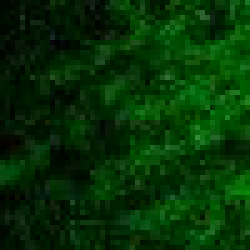
#> input picture images/dataset_new/81.png, 50 x 50 px, found by its file name (shown 5 times larger)
$ jupyter execute gabor.ipynb   (older library calls are emulated)
#> lines starting #> are read from the running program, lines starting #| are printed output that depends on the picture
[cell 1]
import numpy as np
import cv2
import matplotlib.pyplot as plt

[cell 2]
imgDir= "./pictures/81.png"
ksize = 10 # Kernel Size
sigma = 3 # Large sigma on small features will fully miss the features.
#theta = (1/4) * np.pi  #/4 shows horizontal 3/4 shows other horizontal. Try other contributions
thetaRange= np.linspace(0, np.pi, 19)
lamda = (1) * np.pi #1/4 works best for angled.
gamma= 1e-1  #Value of 1 defines spherical. Calue close to 0 has high aspect ratio
#Value of 1, spherical may not be ideal as it picks up features from other regions.
phi = 0  #Phase offset. I leave it to 0.

img = cv2.imread(imgDir)
#> img is the input picture: shape (50, 50, 3); mean B, G, R 4.8, 49.1, 4.8
img = cv2.cvtColor(img, cv2.COLOR_BGR2GRAY)
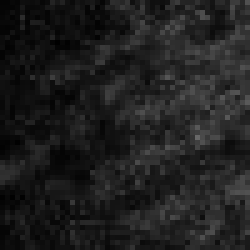
#> img: shape (50, 50) (shown 5 times larger); min 0, max 103, mean 30.8
plt.imshow(img, cmap='gray')

[cell 3]
fig, axs= plt.subplots(2, thetaRange.size)
mean_brightness= np.zeros(thetaRange.shape)

for i, theta in enumerate(thetaRange):
    kernel = cv2.getGaborKernel((ksize, ksize), sigma, theta, lamda, gamma, phi)
    fimg = cv2.filter2D(img, cv2.CV_8UC3, kernel)

    # kernel_resized = cv2.resize(kernel, (400, 400))    # Resize image
    img_resized = cv2.resize(img, (400, 400))           # Resize image
    fimg_resized = cv2.resize(fimg, (400, 400))         # Resize image

    mean_brightness[i]= np.mean(fimg)

    # axs[i, 0].imshow(img_resized, cmap='gray')
    axs[0, i].imshow(kernel, cmap='gray')
    axs[0, i].set_title(f"K|theta= {(180/np.pi)*theta:.0f}", fontsize= 6)
    axs[0, i].axis("off")

    axs[1, i].imshow(fimg_resized, cmap='gray')
    axs[1, i].axis("off")
#> this loop made 19 passes
#> pass 1, `fimg = cv2.filter2D(img, cv2.CV_8UC3, kernel)`:
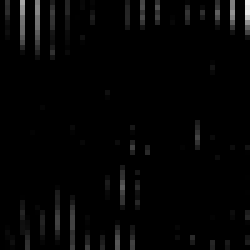
#> fimg: shape (50, 50) (shown 5 times larger); min 0, max 240, mean 4.2
#> pass 1, `fimg_resized = cv2.resize(fimg, (400, 400))`:
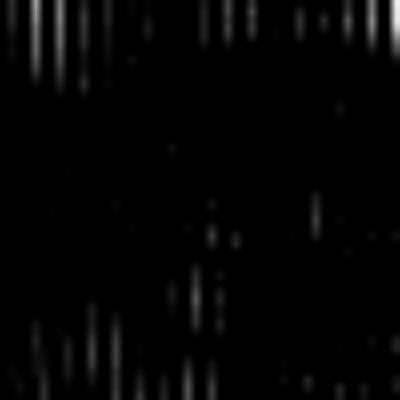
#> fimg_resized: shape (400, 400); min 0, max 240, mean 4.2
#> pass 2, `fimg = cv2.filter2D(img, cv2.CV_8UC3, kernel)`:
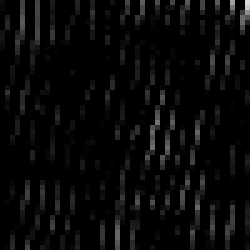
#> fimg: shape (50, 50) (shown 5 times larger); min 0, max 216, mean 8.4
#> after the loop, mean_brightness = 19 values, max 38.93 at index 2, min 2.77 at index 9, mean 18.43


plt.subplots_adjust(hspace= None)

fig.set_size_inches(16, 4)
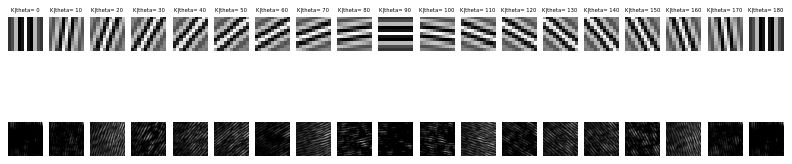
#> figure drawn by matplotlib, 38 panels

[cell 4]
plt.bar((180/np.pi)*thetaRange, mean_brightness, width= 4)
plt.grid()
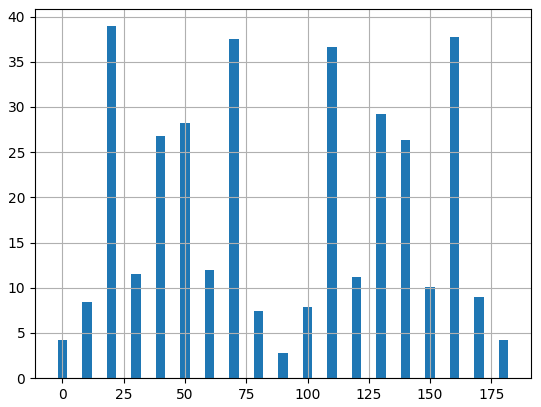
#> figure drawn by matplotlib, 1 panel; tallest bar 38.93 high, from x = 18 to 22

$ run again, with images/dataset_new/1.png copied over images/dataset_new/81.png
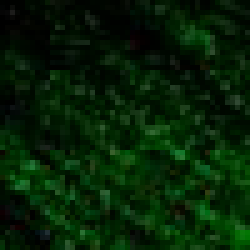
#> input picture images/dataset_new/1.png, 50 x 50 px, found by its file name (shown 5 times larger)
#> img is the input picture: shape (50, 50, 3); mean B, G, R 5, 33.1, 4.9
#> img: shape (50, 50)
#> the loop `for i, theta in enumerate(thetaRange):` made 19 passes
#> pass 1, `fimg_resized = cv2.resize(fimg, (400, 400))`:
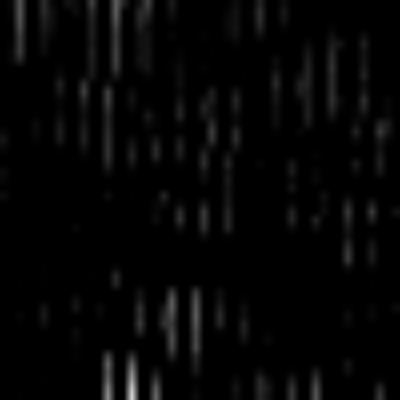
#> fimg_resized: shape (400, 400); min 0, max 203, mean 5.3
#> after the loop `for i, theta in enumerate(thetaRange):`: mean_brightness = 19 values, max 41.96 at index 11, min 5.33 at index 0, mean 22.58
#> `[cell 4] plt.bar((180/np.pi)*thetaRange, mean_brightness, width= 4) pl..`:
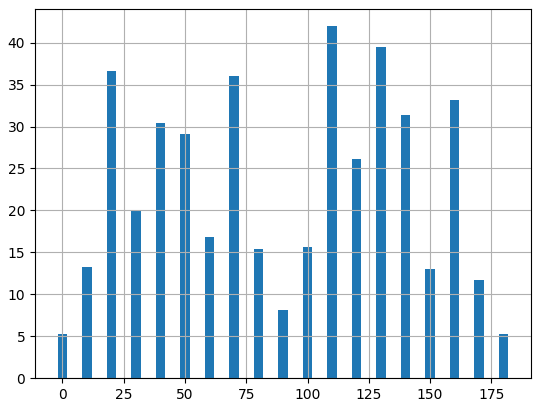
#> figure drawn by matplotlib, 1 panel; tallest bar 41.96 high, from x = 108 to 112

$ run again, with images/dataset_new/10.png copied over images/dataset_new/81.png
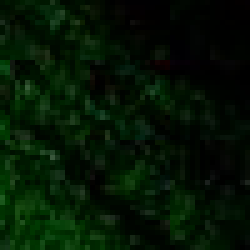
#> input picture images/dataset_new/10.png, 50 x 50 px, found by its file name (shown 5 times larger)
#> img is the input picture: shape (50, 50, 3); mean B, G, R 3.5, 21.1, 3.6
#> img: shape (50, 50)
#> the loop `for i, theta in enumerate(thetaRange):` made 19 passes
#> pass 1, `fimg_resized = cv2.resize(fimg, (400, 400))`:
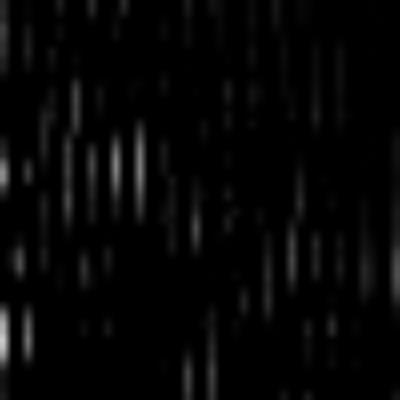
#> fimg_resized: shape (400, 400); min 0, max 204, mean 5.6
#> after the loop `for i, theta in enumerate(thetaRange):`: mean_brightness = 19 values, max 24.83 at index 16, min 4.81 at index 9, mean 14.83
#> `[cell 4] plt.bar((180/np.pi)*thetaRange, mean_brightness, width= 4) pl..`:
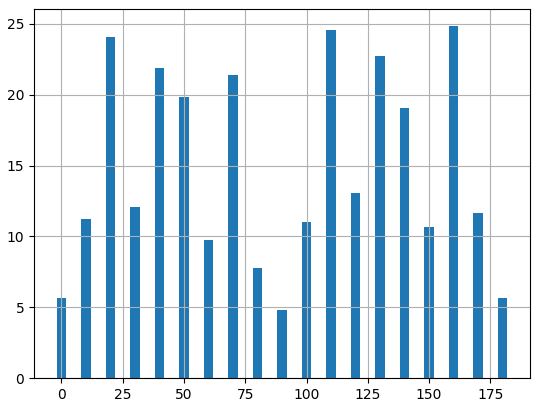
#> figure drawn by matplotlib, 1 panel; tallest bar 24.83 high, from x = 158 to 162

$ run again, with images/dataset_new/100.png copied over images/dataset_new/81.png
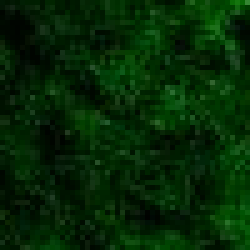
#> input picture images/dataset_new/100.png, 50 x 50 px, found by its file name (shown 5 times larger)
#> img is the input picture: shape (50, 50, 3); mean B, G, R 4.5, 40.1, 4.3
#> img: shape (50, 50)
#> the loop `for i, theta in enumerate(thetaRange):` made 19 passes
#> pass 2, `fimg = cv2.filter2D(img, cv2.CV_8UC3, kernel)`:
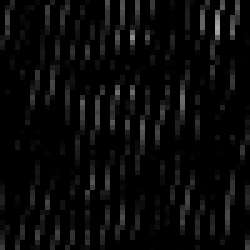
#> fimg: shape (50, 50) (shown 5 times larger); min 0, max 168, mean 9
#> after the loop `for i, theta in enumerate(thetaRange):`: mean_brightness = 19 values, max 36.71 at index 11, min 3.11 at index 9, mean 17.18
#> `[cell 4] plt.bar((180/np.pi)*thetaRange, mean_brightness, width= 4) pl..`:
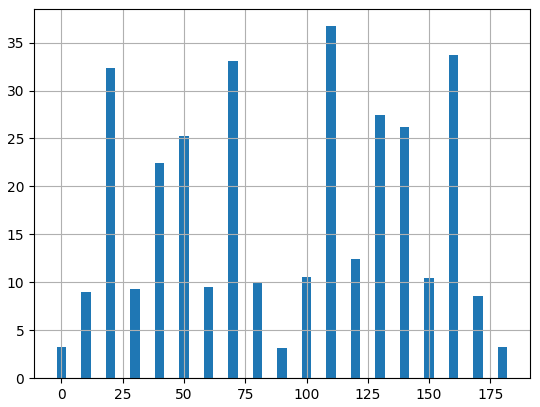
#> figure drawn by matplotlib, 1 panel; tallest bar 36.71 high, from x = 108 to 112
